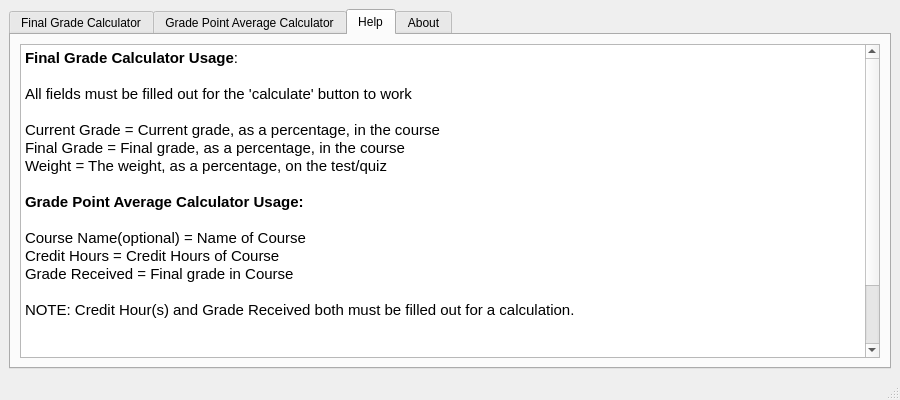
<?xml version="1.0" encoding="UTF-8"?>
<ui version="4.0">
 <class>MainWindow</class>
 <widget class="QMainWindow" name="MainWindow">
  <property name="geometry">
   <rect>
    <x>0</x>
    <y>0</y>
    <width>900</width>
    <height>400</height>
   </rect>
  </property>
  <property name="minimumSize">
   <size>
    <width>900</width>
    <height>400</height>
   </size>
  </property>
  <property name="maximumSize">
   <size>
    <width>900</width>
    <height>400</height>
   </size>
  </property>
  <property name="baseSize">
   <size>
    <width>900</width>
    <height>400</height>
   </size>
  </property>
  <property name="windowTitle">
   <string>MainWindow</string>
  </property>
  <widget class="QWidget" name="centralwidget">
   <layout class="QHBoxLayout" name="horizontalLayout_2">
    <item>
     <layout class="QHBoxLayout" name="horizontalLayout">
      <item>
       <widget class="QTabWidget" name="tabWidget">
        <property name="sizePolicy">
         <sizepolicy hsizetype="Preferred" vsizetype="Preferred">
          <horstretch>0</horstretch>
          <verstretch>0</verstretch>
         </sizepolicy>
        </property>
        <property name="cursor">
         <cursorShape>ArrowCursor</cursorShape>
        </property>
        <property name="mouseTracking">
         <bool>false</bool>
        </property>
        <property name="inputMethodHints">
         <set>Qt::ImhDigitsOnly</set>
        </property>
        <property name="tabShape">
         <enum>QTabWidget::Rounded</enum>
        </property>
        <property name="currentIndex">
         <number>2</number>
        </property>
        <property name="tabsClosable">
         <bool>false</bool>
        </property>
        <widget class="QWidget" name="tab">
         <attribute name="title">
          <string>Final Grade Calculator</string>
         </attribute>
         <widget class="QTextEdit" name="textEdit">
          <property name="geometry">
           <rect>
            <x>0</x>
            <y>0</y>
            <width>271</width>
            <height>301</height>
           </rect>
          </property>
          <property name="cursor" stdset="0">
           <cursorShape>ArrowCursor</cursorShape>
          </property>
          <property name="readOnly">
           <bool>true</bool>
          </property>
         </widget>
         <widget class="QPushButton" name="calcBtn">
          <property name="geometry">
           <rect>
            <x>340</x>
            <y>250</y>
            <width>171</width>
            <height>31</height>
           </rect>
          </property>
          <property name="text">
           <string>Calculate</string>
          </property>
         </widget>
         <widget class="QPushButton" name="exitBtn">
          <property name="geometry">
           <rect>
            <x>610</x>
            <y>250</y>
            <width>171</width>
            <height>31</height>
           </rect>
          </property>
          <property name="text">
           <string>Exit</string>
          </property>
         </widget>
         <widget class="QLineEdit" name="currentGrade">
          <property name="geometry">
           <rect>
            <x>620</x>
            <y>40</y>
            <width>211</width>
            <height>30</height>
           </rect>
          </property>
          <property name="text">
           <string/>
          </property>
          <property name="placeholderText">
           <string>Current Grade (e.g 70.00%)</string>
          </property>
         </widget>
         <widget class="QLineEdit" name="targetGrade">
          <property name="geometry">
           <rect>
            <x>620</x>
            <y>110</y>
            <width>211</width>
            <height>30</height>
           </rect>
          </property>
          <property name="text">
           <string/>
          </property>
          <property name="placeholderText">
           <string>Target Grade (e.g 75.00%)</string>
          </property>
         </widget>
         <widget class="QLineEdit" name="examWeight">
          <property name="geometry">
           <rect>
            <x>620</x>
            <y>180</y>
            <width>211</width>
            <height>30</height>
           </rect>
          </property>
          <property name="text">
           <string/>
          </property>
          <property name="placeholderText">
           <string>Exam Weight (e.g 20.00%)</string>
          </property>
         </widget>
        </widget>
        <widget class="QWidget" name="tab_3">
         <attribute name="title">
          <string>Grade Point Average Calculator</string>
         </attribute>
         <widget class="QWidget" name="formLayoutWidget">
          <property name="geometry">
           <rect>
            <x>0</x>
            <y>0</y>
            <width>431</width>
            <height>261</height>
           </rect>
          </property>
          <layout class="QFormLayout" name="formLayout">
           <property name="fieldGrowthPolicy">
            <enum>QFormLayout::AllNonFixedFieldsGrow</enum>
           </property>
           <item row="0" column="0" colspan="2">
            <widget class="QLineEdit" name="course_4">
             <property name="inputMask">
              <string/>
             </property>
             <property name="placeholderText">
              <string>e.g. course</string>
             </property>
            </widget>
           </item>
           <item row="1" column="0" colspan="2">
            <widget class="QLineEdit" name="course_5">
             <property name="inputMask">
              <string/>
             </property>
             <property name="placeholderText">
              <string>e.g. course</string>
             </property>
            </widget>
           </item>
           <item row="2" column="0" colspan="2">
            <widget class="QLineEdit" name="course_6">
             <property name="inputMask">
              <string/>
             </property>
             <property name="placeholderText">
              <string>e.g. course</string>
             </property>
            </widget>
           </item>
           <item row="3" column="0" colspan="2">
            <widget class="QLineEdit" name="course_7">
             <property name="inputMask">
              <string/>
             </property>
             <property name="placeholderText">
              <string>e.g. course</string>
             </property>
            </widget>
           </item>
           <item row="4" column="0" colspan="2">
            <widget class="QLineEdit" name="course_8">
             <property name="inputMask">
              <string/>
             </property>
             <property name="placeholderText">
              <string>e.g. course</string>
             </property>
            </widget>
           </item>
           <item row="5" column="0" colspan="2">
            <widget class="QLineEdit" name="course_9">
             <property name="inputMask">
              <string/>
             </property>
             <property name="placeholderText">
              <string>e.g. course</string>
             </property>
            </widget>
           </item>
           <item row="6" column="0" colspan="2">
            <widget class="QLineEdit" name="course_10">
             <property name="inputMask">
              <string/>
             </property>
             <property name="placeholderText">
              <string>e.g. course</string>
             </property>
            </widget>
           </item>
           <item row="7" column="0" colspan="2">
            <widget class="QLineEdit" name="course_11">
             <property name="inputMask">
              <string/>
             </property>
             <property name="placeholderText">
              <string>e.g. course</string>
             </property>
            </widget>
           </item>
          </layout>
         </widget>
         <widget class="QWidget" name="formLayoutWidget_2">
          <property name="geometry">
           <rect>
            <x>560</x>
            <y>0</y>
            <width>91</width>
            <height>261</height>
           </rect>
          </property>
          <layout class="QFormLayout" name="formLayout_2">
           <property name="fieldGrowthPolicy">
            <enum>QFormLayout::ExpandingFieldsGrow</enum>
           </property>
           <item row="0" column="0" colspan="2">
            <widget class="QSpinBox" name="spinBox">
             <property name="inputMethodHints">
              <set>Qt::ImhNone</set>
             </property>
             <property name="minimum">
              <number>-1</number>
             </property>
             <property name="maximum">
              <number>6</number>
             </property>
             <property name="value">
              <number>-1</number>
             </property>
            </widget>
           </item>
           <item row="2" column="0" colspan="2">
            <widget class="QSpinBox" name="spinBox_3">
             <property name="minimum">
              <number>-1</number>
             </property>
             <property name="maximum">
              <number>6</number>
             </property>
             <property name="value">
              <number>-1</number>
             </property>
            </widget>
           </item>
           <item row="3" column="0" colspan="2">
            <widget class="QSpinBox" name="spinBox_4">
             <property name="minimum">
              <number>-1</number>
             </property>
             <property name="maximum">
              <number>6</number>
             </property>
             <property name="value">
              <number>-1</number>
             </property>
            </widget>
           </item>
           <item row="4" column="0" colspan="2">
            <widget class="QSpinBox" name="spinBox_5">
             <property name="minimum">
              <number>-1</number>
             </property>
             <property name="maximum">
              <number>6</number>
             </property>
             <property name="value">
              <number>-1</number>
             </property>
            </widget>
           </item>
           <item row="5" column="0" colspan="2">
            <widget class="QSpinBox" name="spinBox_6">
             <property name="minimum">
              <number>-1</number>
             </property>
             <property name="maximum">
              <number>6</number>
             </property>
             <property name="value">
              <number>-1</number>
             </property>
            </widget>
           </item>
           <item row="6" column="0" colspan="2">
            <widget class="QSpinBox" name="spinBox_7">
             <property name="minimum">
              <number>-1</number>
             </property>
             <property name="maximum">
              <number>6</number>
             </property>
             <property name="value">
              <number>-1</number>
             </property>
            </widget>
           </item>
           <item row="7" column="0" colspan="2">
            <widget class="QSpinBox" name="spinBox_8">
             <property name="minimum">
              <number>-1</number>
             </property>
             <property name="maximum">
              <number>6</number>
             </property>
             <property name="value">
              <number>-1</number>
             </property>
            </widget>
           </item>
           <item row="1" column="0" colspan="2">
            <widget class="QSpinBox" name="spinBox_2">
             <property name="minimum">
              <number>-1</number>
             </property>
             <property name="maximum">
              <number>6</number>
             </property>
             <property name="value">
              <number>-1</number>
             </property>
            </widget>
           </item>
          </layout>
         </widget>
         <widget class="QPushButton" name="exitBtn2">
          <property name="geometry">
           <rect>
            <x>490</x>
            <y>270</y>
            <width>161</width>
            <height>30</height>
           </rect>
          </property>
          <property name="text">
           <string>Exit</string>
          </property>
         </widget>
         <widget class="QWidget" name="formLayoutWidget_3">
          <property name="geometry">
           <rect>
            <x>760</x>
            <y>0</y>
            <width>121</width>
            <height>261</height>
           </rect>
          </property>
          <layout class="QFormLayout" name="formLayout_3">
           <property name="fieldGrowthPolicy">
            <enum>QFormLayout::AllNonFixedFieldsGrow</enum>
           </property>
           <item row="0" column="0" colspan="2">
            <widget class="QComboBox" name="comboBox">
             <property name="enabled">
              <bool>true</bool>
             </property>
             <property name="editable">
              <bool>false</bool>
             </property>
             <property name="currentIndex">
              <number>0</number>
             </property>
             <item>
              <property name="text">
               <string>-</string>
              </property>
             </item>
             <item>
              <property name="text">
               <string>A</string>
              </property>
             </item>
             <item>
              <property name="text">
               <string>B</string>
              </property>
             </item>
             <item>
              <property name="text">
               <string>C</string>
              </property>
             </item>
             <item>
              <property name="text">
               <string>D</string>
              </property>
             </item>
             <item>
              <property name="text">
               <string>F</string>
              </property>
             </item>
            </widget>
           </item>
           <item row="1" column="0" colspan="2">
            <widget class="QComboBox" name="comboBox_2">
             <property name="enabled">
              <bool>true</bool>
             </property>
             <property name="editable">
              <bool>false</bool>
             </property>
             <property name="currentIndex">
              <number>0</number>
             </property>
             <item>
              <property name="text">
               <string>-</string>
              </property>
             </item>
             <item>
              <property name="text">
               <string>A</string>
              </property>
             </item>
             <item>
              <property name="text">
               <string>B</string>
              </property>
             </item>
             <item>
              <property name="text">
               <string>C</string>
              </property>
             </item>
             <item>
              <property name="text">
               <string>D</string>
              </property>
             </item>
             <item>
              <property name="text">
               <string>F</string>
              </property>
             </item>
            </widget>
           </item>
           <item row="2" column="0" colspan="2">
            <widget class="QComboBox" name="comboBox_3">
             <property name="enabled">
              <bool>true</bool>
             </property>
             <property name="editable">
              <bool>false</bool>
             </property>
             <property name="currentIndex">
              <number>0</number>
             </property>
             <item>
              <property name="text">
               <string>-</string>
              </property>
             </item>
             <item>
              <property name="text">
               <string>A</string>
              </property>
             </item>
             <item>
              <property name="text">
               <string>B</string>
              </property>
             </item>
             <item>
              <property name="text">
               <string>C</string>
              </property>
             </item>
             <item>
              <property name="text">
               <string>D</string>
              </property>
             </item>
             <item>
              <property name="text">
               <string>F</string>
              </property>
             </item>
            </widget>
           </item>
           <item row="3" column="0" colspan="2">
            <widget class="QComboBox" name="comboBox_4">
             <property name="enabled">
              <bool>true</bool>
             </property>
             <property name="editable">
              <bool>false</bool>
             </property>
             <property name="currentIndex">
              <number>0</number>
             </property>
             <item>
              <property name="text">
               <string>-</string>
              </property>
             </item>
             <item>
              <property name="text">
               <string>A</string>
              </property>
             </item>
             <item>
              <property name="text">
               <string>B</string>
              </property>
             </item>
             <item>
              <property name="text">
               <string>C</string>
              </property>
             </item>
             <item>
              <property name="text">
               <string>D</string>
              </property>
             </item>
             <item>
              <property name="text">
               <string>F</string>
              </property>
             </item>
            </widget>
           </item>
           <item row="4" column="0" colspan="2">
            <widget class="QComboBox" name="comboBox_5">
             <property name="enabled">
              <bool>true</bool>
             </property>
             <property name="editable">
              <bool>false</bool>
             </property>
             <property name="currentIndex">
              <number>0</number>
             </property>
             <item>
              <property name="text">
               <string>-</string>
              </property>
             </item>
             <item>
              <property name="text">
               <string>A</string>
              </property>
             </item>
             <item>
              <property name="text">
               <string>B</string>
              </property>
             </item>
             <item>
              <property name="text">
               <string>C</string>
              </property>
             </item>
             <item>
              <property name="text">
               <string>D</string>
              </property>
             </item>
             <item>
              <property name="text">
               <string>F</string>
              </property>
             </item>
            </widget>
           </item>
           <item row="5" column="0" colspan="2">
            <widget class="QComboBox" name="comboBox_6">
             <property name="enabled">
              <bool>true</bool>
             </property>
             <property name="editable">
              <bool>false</bool>
             </property>
             <property name="currentIndex">
              <number>0</number>
             </property>
             <item>
              <property name="text">
               <string>-</string>
              </property>
             </item>
             <item>
              <property name="text">
               <string>A</string>
              </property>
             </item>
             <item>
              <property name="text">
               <string>B</string>
              </property>
             </item>
             <item>
              <property name="text">
               <string>C</string>
              </property>
             </item>
             <item>
              <property name="text">
               <string>D</string>
              </property>
             </item>
             <item>
              <property name="text">
               <string>F</string>
              </property>
             </item>
            </widget>
           </item>
           <item row="6" column="0" colspan="2">
            <widget class="QComboBox" name="comboBox_7">
             <property name="enabled">
              <bool>true</bool>
             </property>
             <property name="editable">
              <bool>false</bool>
             </property>
             <property name="currentIndex">
              <number>0</number>
             </property>
             <item>
              <property name="text">
               <string>-</string>
              </property>
             </item>
             <item>
              <property name="text">
               <string>A</string>
              </property>
             </item>
             <item>
              <property name="text">
               <string>B</string>
              </property>
             </item>
             <item>
              <property name="text">
               <string>C</string>
              </property>
             </item>
             <item>
              <property name="text">
               <string>D</string>
              </property>
             </item>
             <item>
              <property name="text">
               <string>F</string>
              </property>
             </item>
            </widget>
           </item>
           <item row="7" column="0" colspan="2">
            <widget class="QComboBox" name="comboBox_8">
             <property name="enabled">
              <bool>true</bool>
             </property>
             <property name="editable">
              <bool>false</bool>
             </property>
             <property name="currentIndex">
              <number>0</number>
             </property>
             <item>
              <property name="text">
               <string>-</string>
              </property>
             </item>
             <item>
              <property name="text">
               <string>A</string>
              </property>
             </item>
             <item>
              <property name="text">
               <string>B</string>
              </property>
             </item>
             <item>
              <property name="text">
               <string>C</string>
              </property>
             </item>
             <item>
              <property name="text">
               <string>D</string>
              </property>
             </item>
             <item>
              <property name="text">
               <string>F</string>
              </property>
             </item>
            </widget>
           </item>
           <item row="8" column="0" colspan="2">
            <widget class="QComboBox" name="comboBox_9">
             <property name="enabled">
              <bool>true</bool>
             </property>
             <property name="editable">
              <bool>false</bool>
             </property>
             <property name="currentIndex">
              <number>0</number>
             </property>
             <item>
              <property name="text">
               <string>-</string>
              </property>
             </item>
             <item>
              <property name="text">
               <string>A</string>
              </property>
             </item>
             <item>
              <property name="text">
               <string>B</string>
              </property>
             </item>
             <item>
              <property name="text">
               <string>C</string>
              </property>
             </item>
             <item>
              <property name="text">
               <string>D</string>
              </property>
             </item>
             <item>
              <property name="text">
               <string>F</string>
              </property>
             </item>
            </widget>
           </item>
          </layout>
         </widget>
         <widget class="QPushButton" name="calcBtn2">
          <property name="geometry">
           <rect>
            <x>300</x>
            <y>270</y>
            <width>161</width>
            <height>30</height>
           </rect>
          </property>
          <property name="text">
           <string>Calculate</string>
          </property>
         </widget>
         <widget class="QTextEdit" name="textEdit_2">
          <property name="geometry">
           <rect>
            <x>680</x>
            <y>270</y>
            <width>161</width>
            <height>30</height>
           </rect>
          </property>
          <property name="mouseTracking">
           <bool>true</bool>
          </property>
          <property name="readOnly">
           <bool>true</bool>
          </property>
          <property name="acceptRichText">
           <bool>false</bool>
          </property>
         </widget>
        </widget>
        <widget class="QWidget" name="tab_4">
         <attribute name="title">
          <string>Help</string>
         </attribute>
         <layout class="QVBoxLayout" name="verticalLayout_2">
          <item>
           <layout class="QVBoxLayout" name="verticalLayout">
            <item>
             <widget class="QTextEdit" name="textEdit_2">
              <property name="html">
               <string>&lt;!DOCTYPE HTML PUBLIC &quot;-//W3C//DTD HTML 4.0//EN&quot; &quot;http://www.w3.org/TR/REC-html40/strict.dtd&quot;&gt;
&lt;html&gt;&lt;head&gt;&lt;meta name=&quot;qrichtext&quot; content=&quot;1&quot; /&gt;&lt;style type=&quot;text/css&quot;&gt;
p, li { white-space: pre-wrap; }
&lt;/style&gt;&lt;/head&gt;&lt;body style=&quot; font-family:'Zekton'; font-size:11pt; font-weight:400; font-style:normal;&quot;&gt;
&lt;p style=&quot; margin-top:0px; margin-bottom:0px; margin-left:0px; margin-right:0px; -qt-block-indent:0; text-indent:0px;&quot;&gt;&lt;span style=&quot; font-weight:600;&quot;&gt;Final Grade Calculator Usage&lt;/span&gt;:&lt;/p&gt;
&lt;p style=&quot;-qt-paragraph-type:empty; margin-top:0px; margin-bottom:0px; margin-left:0px; margin-right:0px; -qt-block-indent:0; text-indent:0px;&quot;&gt;&lt;br /&gt;&lt;/p&gt;
&lt;p style=&quot; margin-top:0px; margin-bottom:0px; margin-left:0px; margin-right:0px; -qt-block-indent:0; text-indent:0px;&quot;&gt;All fields must be filled out for the 'calculate' button to work&lt;/p&gt;
&lt;p style=&quot;-qt-paragraph-type:empty; margin-top:0px; margin-bottom:0px; margin-left:0px; margin-right:0px; -qt-block-indent:0; text-indent:0px;&quot;&gt;&lt;br /&gt;&lt;/p&gt;
&lt;p style=&quot; margin-top:0px; margin-bottom:0px; margin-left:0px; margin-right:0px; -qt-block-indent:0; text-indent:0px;&quot;&gt;Current Grade = Current grade, as a percentage, in the course&lt;/p&gt;
&lt;p style=&quot; margin-top:0px; margin-bottom:0px; margin-left:0px; margin-right:0px; -qt-block-indent:0; text-indent:0px;&quot;&gt;Final Grade = Final grade, as a percentage, in the course&lt;/p&gt;
&lt;p style=&quot; margin-top:0px; margin-bottom:0px; margin-left:0px; margin-right:0px; -qt-block-indent:0; text-indent:0px;&quot;&gt;Weight = The weight, as a percentage, on the test/quiz&lt;/p&gt;
&lt;p style=&quot;-qt-paragraph-type:empty; margin-top:0px; margin-bottom:0px; margin-left:0px; margin-right:0px; -qt-block-indent:0; text-indent:0px;&quot;&gt;&lt;br /&gt;&lt;/p&gt;
&lt;p style=&quot; margin-top:0px; margin-bottom:0px; margin-left:0px; margin-right:0px; -qt-block-indent:0; text-indent:0px;&quot;&gt;&lt;span style=&quot; font-weight:600;&quot;&gt;Grade Point Average Calculator Usage:&lt;/span&gt;&lt;/p&gt;
&lt;p style=&quot;-qt-paragraph-type:empty; margin-top:0px; margin-bottom:0px; margin-left:0px; margin-right:0px; -qt-block-indent:0; text-indent:0px; font-weight:600;&quot;&gt;&lt;br /&gt;&lt;/p&gt;
&lt;p style=&quot; margin-top:0px; margin-bottom:0px; margin-left:0px; margin-right:0px; -qt-block-indent:0; text-indent:0px;&quot;&gt;Course Name(optional) = Name of Course&lt;/p&gt;
&lt;p style=&quot; margin-top:0px; margin-bottom:0px; margin-left:0px; margin-right:0px; -qt-block-indent:0; text-indent:0px;&quot;&gt;Credit Hours = Credit Hours of Course&lt;/p&gt;
&lt;p style=&quot; margin-top:0px; margin-bottom:0px; margin-left:0px; margin-right:0px; -qt-block-indent:0; text-indent:0px;&quot;&gt;Grade Received = Final grade in Course&lt;/p&gt;
&lt;p style=&quot;-qt-paragraph-type:empty; margin-top:0px; margin-bottom:0px; margin-left:0px; margin-right:0px; -qt-block-indent:0; text-indent:0px;&quot;&gt;&lt;br /&gt;&lt;/p&gt;
&lt;p style=&quot; margin-top:0px; margin-bottom:0px; margin-left:0px; margin-right:0px; -qt-block-indent:0; text-indent:0px;&quot;&gt;NOTE: Credit Hour(s) and Grade Received both must be filled out for a calculation.&lt;/p&gt;
&lt;p style=&quot;-qt-paragraph-type:empty; margin-top:0px; margin-bottom:0px; margin-left:0px; margin-right:0px; -qt-block-indent:0; text-indent:0px; font-size:12pt; font-weight:600;&quot;&gt;&lt;br /&gt;&lt;/p&gt;
&lt;p style=&quot;-qt-paragraph-type:empty; margin-top:0px; margin-bottom:0px; margin-left:0px; margin-right:0px; -qt-block-indent:0; text-indent:0px; font-size:12pt; font-weight:600;&quot;&gt;&lt;br /&gt;&lt;/p&gt;
&lt;p style=&quot;-qt-paragraph-type:empty; margin-top:0px; margin-bottom:0px; margin-left:0px; margin-right:0px; -qt-block-indent:0; text-indent:0px; font-size:12pt;&quot;&gt;&lt;br /&gt;&lt;/p&gt;
&lt;p style=&quot;-qt-paragraph-type:empty; margin-top:0px; margin-bottom:0px; margin-left:0px; margin-right:0px; -qt-block-indent:0; text-indent:0px; font-size:12pt;&quot;&gt;&lt;br /&gt;&lt;/p&gt;
&lt;p style=&quot;-qt-paragraph-type:empty; margin-top:0px; margin-bottom:0px; margin-left:0px; margin-right:0px; -qt-block-indent:0; text-indent:0px; font-size:12pt;&quot;&gt;&lt;br /&gt;&lt;/p&gt;
&lt;p style=&quot;-qt-paragraph-type:empty; margin-top:0px; margin-bottom:0px; margin-left:0px; margin-right:0px; -qt-block-indent:0; text-indent:0px; font-size:12pt;&quot;&gt;&lt;br /&gt;&lt;/p&gt;&lt;/body&gt;&lt;/html&gt;</string>
              </property>
             </widget>
            </item>
           </layout>
          </item>
         </layout>
        </widget>
        <widget class="QWidget" name="tab_2">
         <attribute name="title">
          <string>About</string>
         </attribute>
         <layout class="QVBoxLayout" name="verticalLayout_4">
          <item>
           <layout class="QVBoxLayout" name="verticalLayout_3">
            <item>
             <widget class="QTextBrowser" name="textBrowser">
              <property name="cursor" stdset="0">
               <cursorShape>ArrowCursor</cursorShape>
              </property>
              <property name="readOnly">
               <bool>true</bool>
              </property>
              <property name="html">
               <string>&lt;!DOCTYPE HTML PUBLIC &quot;-//W3C//DTD HTML 4.0//EN&quot; &quot;http://www.w3.org/TR/REC-html40/strict.dtd&quot;&gt;
&lt;html&gt;&lt;head&gt;&lt;meta name=&quot;qrichtext&quot; content=&quot;1&quot; /&gt;&lt;style type=&quot;text/css&quot;&gt;
p, li { white-space: pre-wrap; }
&lt;/style&gt;&lt;/head&gt;&lt;body style=&quot; font-family:'Zekton'; font-size:11pt; font-weight:400; font-style:normal;&quot;&gt;
&lt;p style=&quot; margin-top:0px; margin-bottom:0px; margin-left:0px; margin-right:0px; -qt-block-indent:0; text-indent:0px;&quot;&gt;&lt;span style=&quot; font-size:12pt;&quot;&gt;This is a product created and developed by Justice Jacobs by FarBeyondAverage.&lt;/span&gt;&lt;/p&gt;
&lt;p style=&quot;-qt-paragraph-type:empty; margin-top:0px; margin-bottom:0px; margin-left:0px; margin-right:0px; -qt-block-indent:0; text-indent:0px; font-size:12pt;&quot;&gt;&lt;br /&gt;&lt;/p&gt;
&lt;p style=&quot; margin-top:0px; margin-bottom:0px; margin-left:0px; margin-right:0px; -qt-block-indent:0; text-indent:0px;&quot;&gt;&lt;span style=&quot; font-size:12pt;&quot;&gt;If you would like more information and/or would like to contact the developer, the following links will be useful:&lt;/span&gt;&lt;/p&gt;
&lt;p style=&quot;-qt-paragraph-type:empty; margin-top:0px; margin-bottom:0px; margin-left:0px; margin-right:0px; -qt-block-indent:0; text-indent:0px; font-size:12pt;&quot;&gt;&lt;br /&gt;&lt;/p&gt;
&lt;p style=&quot; margin-top:0px; margin-bottom:0px; margin-left:0px; margin-right:0px; -qt-block-indent:0; text-indent:0px;&quot;&gt;&lt;a href=&quot;https://github.com/golden-boy&quot;&gt;&lt;span style=&quot; font-size:12pt; text-decoration: underline; color:#0000ff;&quot;&gt;Developer Github&lt;/span&gt;&lt;/a&gt;&lt;/p&gt;
&lt;p style=&quot;-qt-paragraph-type:empty; margin-top:0px; margin-bottom:0px; margin-left:0px; margin-right:0px; -qt-block-indent:0; text-indent:0px; font-size:12pt;&quot;&gt;&lt;br /&gt;&lt;/p&gt;
&lt;p style=&quot; margin-top:0px; margin-bottom:0px; margin-left:0px; margin-right:0px; -qt-block-indent:0; text-indent:0px;&quot;&gt;&lt;a href=&quot;http://www.farbeyondaverage.com/&quot;&gt;&lt;span style=&quot; font-size:12pt; text-decoration: underline; color:#0000ff;&quot;&gt;Developer Website&lt;/span&gt;&lt;/a&gt;&lt;/p&gt;
&lt;p style=&quot;-qt-paragraph-type:empty; margin-top:0px; margin-bottom:0px; margin-left:0px; margin-right:0px; -qt-block-indent:0; text-indent:0px; font-size:12pt;&quot;&gt;&lt;br /&gt;&lt;/p&gt;
&lt;p style=&quot;-qt-paragraph-type:empty; margin-top:0px; margin-bottom:0px; margin-left:0px; margin-right:0px; -qt-block-indent:0; text-indent:0px; font-size:12pt; text-decoration: underline; color:#0000ff;&quot;&gt;&lt;br /&gt;&lt;/p&gt;&lt;/body&gt;&lt;/html&gt;</string>
              </property>
              <property name="openExternalLinks">
               <bool>true</bool>
              </property>
             </widget>
            </item>
           </layout>
          </item>
         </layout>
        </widget>
       </widget>
      </item>
     </layout>
    </item>
   </layout>
  </widget>
  <widget class="QMenuBar" name="menubar">
   <property name="geometry">
    <rect>
     <x>0</x>
     <y>0</y>
     <width>900</width>
     <height>24</height>
    </rect>
   </property>
  </widget>
  <widget class="QStatusBar" name="statusbar"/>
 </widget>
 <resources/>
 <connections/>
</ui>
